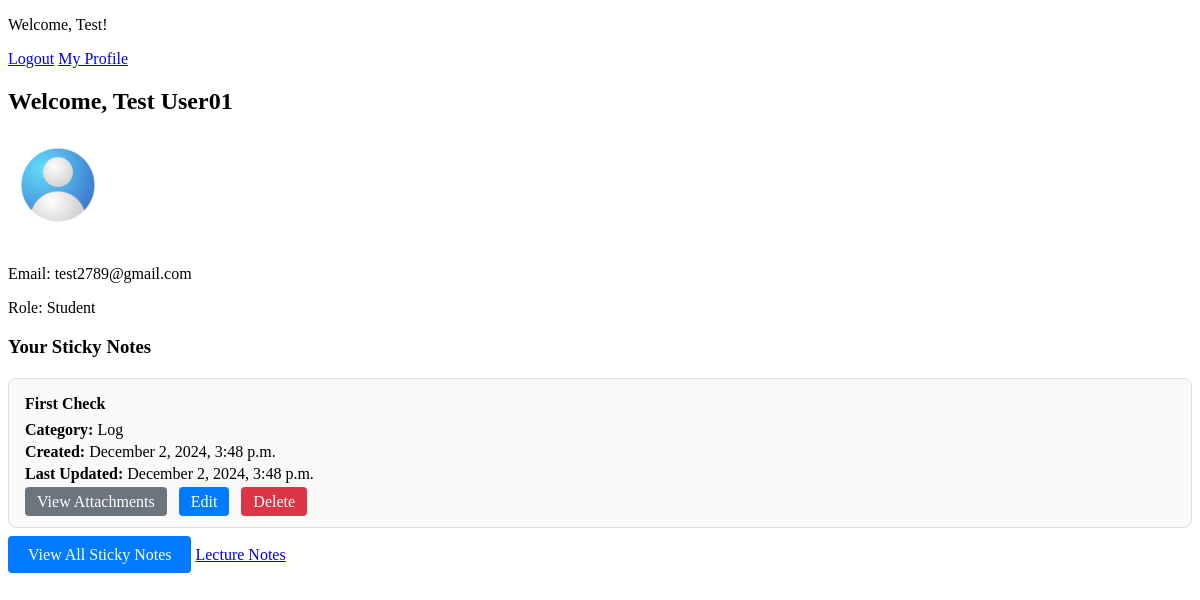
The app's page /users/dashboard/ (signed in), older data.
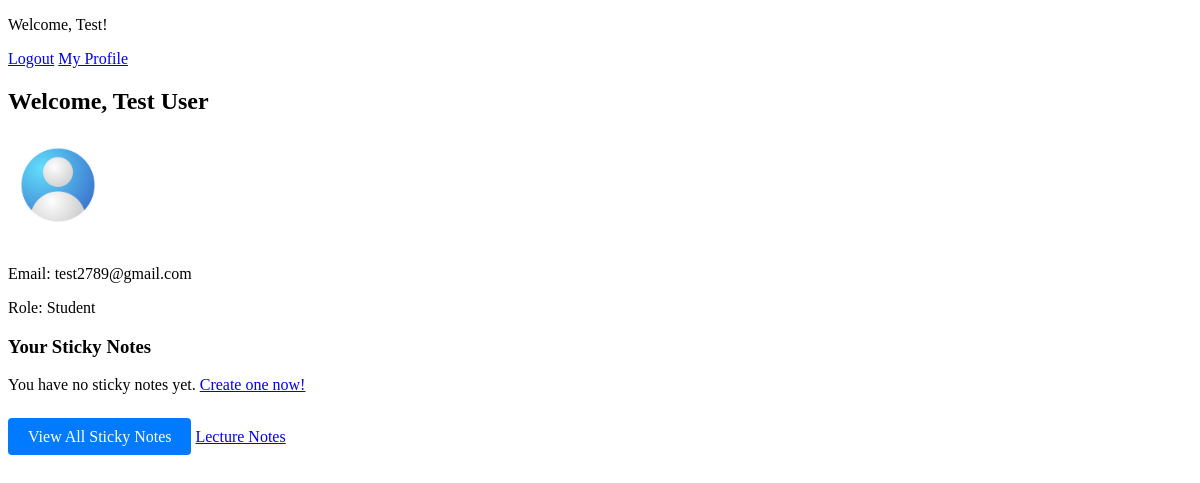
The same page, newer data.
### users/models.py (models this page shows, shortened)
class CustomUser(AbstractBaseUser, PermissionsMixin):
    email = models.EmailField(unique=True)
    first_name = models.CharField(max_length=50)
    last_name = models.CharField(max_length=50)
    is_active = models.BooleanField(default=False)
    is_staff = models.BooleanField(default=False)
    date_joined = models.DateTimeField(auto_now_add=True)
    role = models.CharField(max_length=20, choices=[
        ('student', 'Student'),
        ('admin', 'Admin'),
    ], default='student')
    otp = models.CharField(max_length=6, null=True, blank=True)
    otp_created_at = models.DateTimeField(null=True, blank=True)
    objects = CustomUserManager()
    USERNAME_FIELD = 'email'
    REQUIRED_FIELDS = ['first_name', 'last_name']

### notes/models.py (models this page shows, shortened)
class StickyNote(models.Model):
    REMINDER = 'Reminder'
    GOAL = 'Goal'
    THOUGHT = 'Thought'
    LOG = 'Log'
    MISC = 'Miscellaneous'
    CATEGORY_CHOICES = [
        (REMINDER, 'Reminder'),
        (GOAL, 'Goal'),
        (THOUGHT, 'Thought'),
        (LOG, 'Log'),
        (MISC, 'Miscellaneous'),
    ]
    title = models.CharField(max_length=200)
    body = models.TextField(blank=True, null=True)
    category = models.CharField(max_length=20, choices=CATEGORY_CHOICES, default=REMINDER)
    user = models.ForeignKey(
        settings.AUTH_USER_MODEL, on_delete=models.CASCADE, related_name='sticky_notes'
    )
    created_at = models.DateTimeField(auto_now_add=True)  # Automatically set at creation time
    updated_at = models.DateTimeField(auto_now=True)      # Automatically updated on save

### users/views.py (the view)
# urls.py: path('dashboard/', views.dashboard, name='dashboard'),
@login_required
def dashboard(request):
    profile = None
    if hasattr(request.user, 'profile'):
        profile = request.user.profile
    sticky_notes = StickyNote.objects.filter(user=request.user)
    user_data = {
        "first_name": request.user.first_name,
        "last_name": request.user.last_name,
        "email": request.user.email,
        "role": request.user.groups.first().name if request.user.groups.exists() else "Student",
        "profile_picture": profile.profile_picture.url if profile and profile.profile_picture else None,
    }
    return render(request, "users/dashboard.html", {"user_data": user_data, "sticky_notes": sticky_notes})

### users/templates/users/dashboard.html
{% extends 'base.html' %}
{% block content %}
  <h2>Welcome, {{ user_data.first_name }} {{ user_data.last_name }}</h2>
  <div>
    {% if user_data.profile_picture %}
      <img src="{{ user_data.profile_picture }}" alt="Profile Picture" width="100" height="100" style="border-radius: 50%; margin-bottom: 10px;">
    {% else %}
      <p>No profile picture available</p>
    {% endif %}
    <p>Email: {{ user_data.email }}</p>
    <p>Role: {{ user_data.role }}</p>
  </div>
  <div>
    <h3>Your Sticky Notes</h3>
    {% if sticky_notes %}
      <div style="display: grid; grid-template-columns: repeat(auto-fit, minmax(300px, 1fr)); gap: 16px; margin-top: 20px;">
        {% for note in sticky_notes %}
          <div style="border: 1px solid #ddd; border-radius: 8px; padding: 16px; background-color: #f9f9f9;">
            <h4 style="margin: 0 0 8px;">{{ note.title }}</h4>
            <p style="margin: 4px 0;"><strong>Category:</strong> {{ note.get_category_display }}</p>
            <p style="margin: 4px 0;"><strong>Created:</strong> {{ note.created_at|date:"F j, Y, g:i a" }}</p>
            <p style="margin: 4px 0;"><strong>Last Updated:</strong> {{ note.updated_at|date:"F j, Y, g:i a" }}</p>
            <div style="margin-top: 10px;">
              <a href="{% url 'view_attachments' note.id %}" style="margin-right: 8px; color: #fff; background-color: #6c757d; padding: 6px 12px; text-decoration: none; border-radius: 4px;">View Attachments</a>
              <a href="{% url 'edit_sticky_note' note.id %}" style="margin-right: 8px; color: #fff; background-color: #007bff; padding: 6px 12px; text-decoration: none; border-radius: 4px;">Edit</a>
              <a href="{% url 'delete_sticky_note' note.id %}" style="color: #fff; background-color: #dc3545; padding: 6px 12px; text-decoration: none; border-radius: 4px;">Delete</a>
            </div>
          </div>
        {% endfor %}
      </div>
    {% else %}
      <p>You have no sticky notes yet. <a href="{% url 'add_sticky_note' %}">Create one now!</a></p>
    {% endif %}
  </div>
  <br>
  <a href="{% url 'sticky_notes_list' %}" style="color: #fff; background-color: #007bff; padding: 10px 20px; text-decoration: none; border-radius: 4px;">View All Sticky Notes</a>
  <a href="{% url 'add_lecture_note' %}">Lecture Notes</a>
{% endblock %}

### notes/templates/base.html (shortened to what this page needs)
<!DOCTYPE html>
<html lang="en">
<head>
</head>
<body>
    <header>
        <nav>
            {% if user.is_authenticated %}
                <p>Welcome, {{ user.first_name }}!</p>
                <a href="{% url 'logout' %}">Logout</a>
                <a href="{% url 'profile' %}">My Profile</a>
            {% else %}
                <a href="{% url 'login' %}">Login</a>
                <a href="{% url 'register' %}">Register</a>
            {% endif %}
        </nav>
    </header>
    <main>
        {% block content %}{% endblock %}
    </main>
</body>
</html>

Row changes from the older to the newer data that the page shows:
removed StickyNote: title "First Check", category "Log", created_at "December 2, 2024, 3:48 p.m.", updated_at "December 2, 2024, 3:48 p.m."
changed CustomUser "Test": last_name "User01" → "User"
Text that changed along with them:
text now shown: "You have no sticky notes yet. Create one now!"
